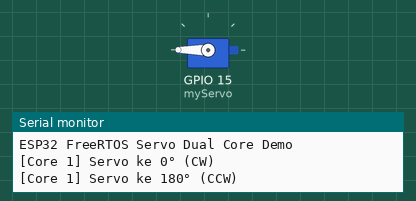
Recording of a sketch running on a simulated ESP32. Parts: servo, the last lines printed to the serial monitor.

Above: at 0.05 s.
At 2.4 s:
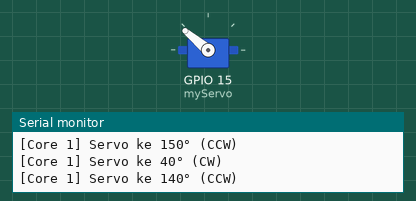
At 4.75 s:
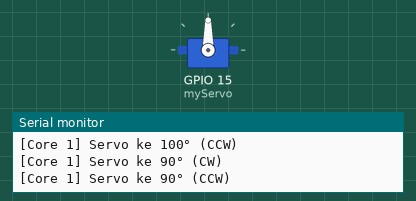
At 9.5 s:
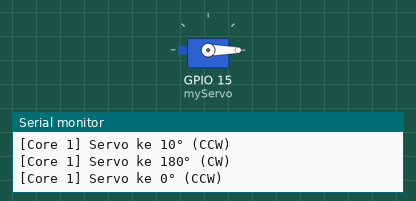
Timing chart, 0 to 12.4 s (numbered marks = the images above):
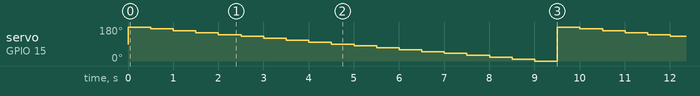

Measured:
- by itself, servo on GPIO 15 (myServo): repeats every 9.5 s: 170° 0.50 s, 160° 0.50 s, 150° 0.50 s, 140° 0.50 s, 130° 0.50 s, 120° 0.50 s, 110° 0.50 s, 100° 0.50 s, 90° 0.50 s, 80° 0.50 s, 70° 0.50 s, 60° 0.50 s, 50° 0.50 s, 40° 0.50 s, 30° 0.50 s, 20° 0.50 s, 10° 0.50 s, 0° 0.50 s, 180° 0.50 s

The sketch:

servo.ino
```cpp
#include <Arduino.h>
#include <ESP32Servo.h>
#include "freertos/FreeRTOS.h"
#include "freertos/task.h"

Servo myServo;

TaskHandle_t TaskCore0;
TaskHandle_t TaskCore1;

void TaskServoCW(void *pvParameters) {
  while (true) {
    for (int pos = 0; pos <= 180; pos += 10) {
      myServo.write(pos);
      Serial.printf("[Core %d] Servo ke %d° (CW)\n", xPortGetCoreID(), pos);
      vTaskDelay(pdMS_TO_TICKS(500));
    }
  }
}

void TaskServoCCW(void *pvParameters) {
  while (true) {
    for (int pos = 180; pos >= 0; pos -= 10) {
      myServo.write(pos);
      Serial.printf("[Core %d] Servo ke %d° (CCW)\n", xPortGetCoreID(), pos);
      vTaskDelay(pdMS_TO_TICKS(500));
    }
  }
}

void setup() {
  Serial.begin(115200);
  myServo.attach(15); // Gunakan pin GPIO 15 untuk sinyal servo

  Serial.println("ESP32 FreeRTOS Servo Dual Core Demo");

  // Task untuk memutar searah jarum jam di Core 0
  xTaskCreatePinnedToCore(TaskServoCW, "TaskServoCW", 2048, NULL, 1, &TaskCore0, 0);

  // Task untuk memutar berlawanan arah jarum jam di Core 1
  xTaskCreatePinnedToCore(TaskServoCCW, "TaskServoCCW", 2048, NULL, 1, &TaskCore1, 1);
}

void loop() {
  // kosong, semua kerja di task FreeRTOS
}
```
